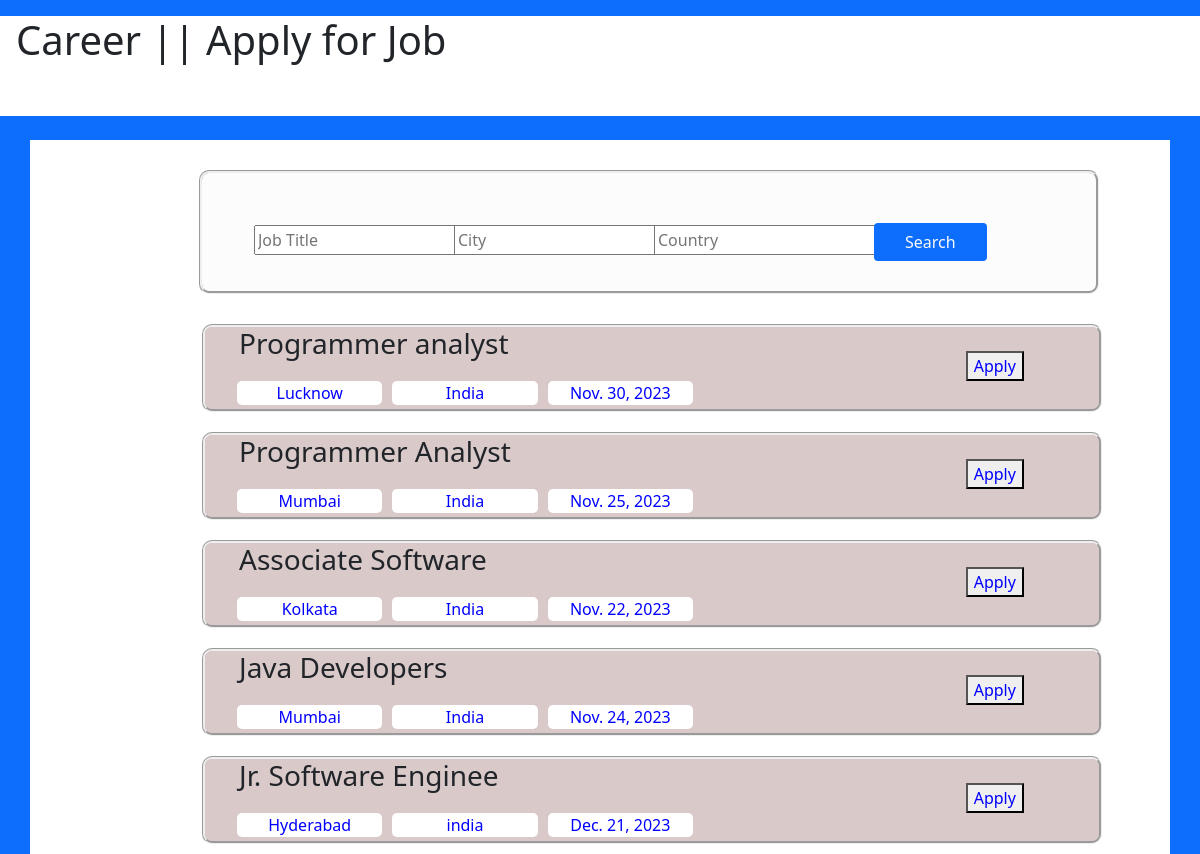
The page /Home/ on the database its author committed.
### app/models.py (models this page shows, shortened)
class JobList(models.Model):
    JobTitle=models.CharField(max_length=20)
    city=models.CharField(max_length=13)
    country=models.CharField(max_length=15)
    details=models.TextField(max_length=1500)
    LastDate=models.DateField()

### app/views.py (the view)
# urls.py: path("Home/",views.Home),
def Home(request):
    if True: #LoginEmail:
        alljob=JobList.objects.all()
        return render(request,"Home.html",{"alljob":alljob})
    else:
        return redirect("/Login/")

### app/templates/Home.html (shortened to what this page needs)
<!DOCTYPE html>
{% load static %}
<html lang="en">
<head>
    <link href="https://cdn.jsdelivr.net/npm/bootstrap@5.0.2/dist/css/bootstrap.min.css" rel="stylesheet">
    <link rel="stylesheet" href="{% static 'css/Home.css' %}">
</head>
<body class="bg-primary">
    <div class="bg-white" style="height: 100px;">
        <h1 class="m-3 headerTitle ">Career || Apply for Job</h1>
    </div>
    <div class="container bg-white mt-4 jobbox">
        <div class="row ">
            <div class="col-6 box">
                <div class="searchbox">
                    <div class="row " >
                        <div class="col-3  text"><input type="text"  placeholder="Job Title">   </div>
                        <div class="col-3  text"><input type="text" placeholder="City" > </div>
                        <div class="col-3  text"><input type="text" placeholder="Country" ></div>
                        <div class="col-1 search">
                        <button type="submit" class="bg-primary btn ">Search</button>
                        </div>
                    </div>
                </div>
            </div>
                {% for job in alljob %}
                <div class="job">
                    <div class="row">
                        <div class="col-10"><h3>{{job.JobTitle}}</h3></div>
                        <div class="col-1 mt-4"> <a href="{% url 'Apply' job.id %}" ><button class="Apply">Apply</button> </a> </div>
                    </div>
                    <div class="row">
                        <div class="col-2 bg-white mb-1 joblist">{{job.city}}</div>
                        <div class="col-2 bg-white mb-1 joblist">{{job.country}}</div>
                        <div class="col-2 bg-white mb-1 joblist">{{job.LastDate}}</div>
                    </div>
                </div>
                {% endfor %}
        </div>
    </div>
</body>
</html>

### app/static/css/Home.css (style rules this page uses)
.searchbox { width: 900px; background: hsl(0, 0%, 99%); border-style: groove; margin-left: 135px; margin-bottom: 20px; margin-top: 30px; border-radius: 10px; padding: 30px; }
.search { margin-top: 20px; }
.text { width: 200px; margin-top: 22px; }
.btn { color: rgb(250, 250, 250); padding-left: 30px; padding-right: 30px; margin-left: 20px; }
.Apply { color: blue; }
.job { width: 900px; background: hsl(0, 18%, 82%); border-style: groove; margin: 10px; margin-left: 150px; border-radius: 10px; }
.joblist { color:blue; margin-left:10px; border-radius: 5px; text-align: center; }
.row { margin-left: 10px; }

### rows shown on the page
JobList: JobTitle "Programmer analyst", city "Lucknow", country "India", LastDate "Nov. 30, 2023"
JobList: JobTitle "Programmer Analyst", city "Mumbai", country "India", LastDate "Nov. 25, 2023"
JobList: JobTitle "Associate Software", city "Kolkata", country "India", LastDate "Nov. 22, 2023"
JobList: JobTitle "Java Developers", city "Mumbai", country "India", LastDate "Nov. 24, 2023"
JobList: JobTitle "Jr. Software Enginee", city "Hyderabad", country "india", LastDate "Dec. 21, 2023"
